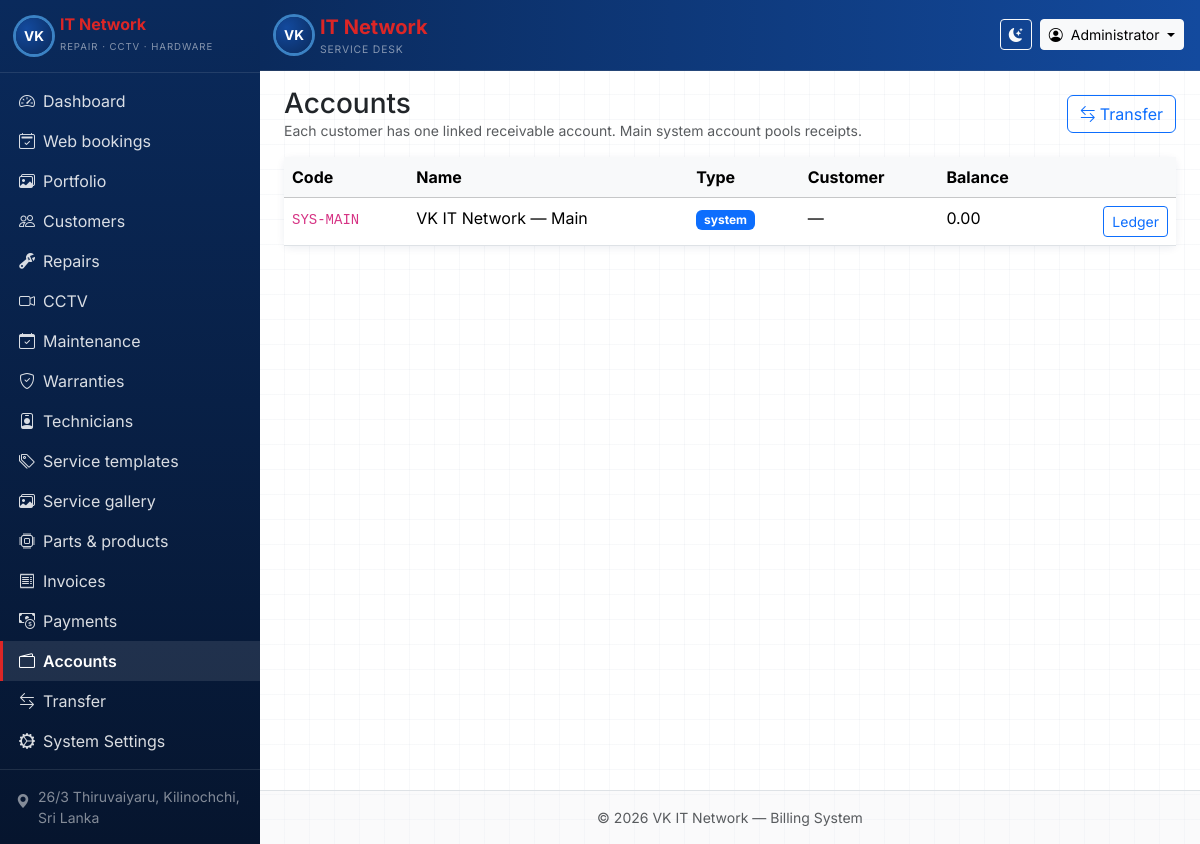
/modules/accounts/list.php (signed in), run on the app's committed database.
### tables this page shows
CREATE TABLE users (
  id INT UNSIGNED AUTO_INCREMENT PRIMARY KEY,
  username VARCHAR(64) NOT NULL UNIQUE,
  password_hash VARCHAR(255) NOT NULL,
  fullname VARCHAR(128) DEFAULT NULL,
  role ENUM('admin','technician') NOT NULL DEFAULT 'admin',
  technician_id INT UNSIGNED DEFAULT NULL,
  created_at TIMESTAMP DEFAULT CURRENT_TIMESTAMP,
  CONSTRAINT fk_users_technician FOREIGN KEY (technician_id) REFERENCES technicians(id) ON DELETE SET NULL
);

CREATE TABLE accounts (
  id INT UNSIGNED AUTO_INCREMENT PRIMARY KEY,
  code VARCHAR(32) NOT NULL UNIQUE,
  name VARCHAR(255) NOT NULL,
  account_type ENUM('system','customer') NOT NULL DEFAULT 'customer',
  customer_id INT UNSIGNED DEFAULT NULL,
  current_balance DECIMAL(14,2) NOT NULL DEFAULT 0.00,
  created_at TIMESTAMP DEFAULT CURRENT_TIMESTAMP,
  UNIQUE KEY uq_accounts_customer (customer_id),
  CONSTRAINT fk_accounts_customer FOREIGN KEY (customer_id) REFERENCES customers(id) ON DELETE RESTRICT
);

### includes/functions.php (called while the page is built, shortened)
<?php
function e(?string $s): string
{
    return htmlspecialchars((string) $s, ENT_QUOTES | ENT_SUBSTITUTE, 'UTF-8');
}
function users_has_role_column(PDO $pdo): bool
{
    $st = $pdo->prepare(
        'SELECT 1 FROM information_schema.COLUMNS WHERE TABLE_SCHEMA = DATABASE() AND TABLE_NAME = ? AND COLUMN_NAME = ? LIMIT 1'
    );
    $st->execute(['users', 'role']);
    $v = (bool) $st->fetchColumn();
    return $v;
}
function current_user(PDO $pdo): ?array
{
    if (users_has_role_column($pdo)) {
        $st = $pdo->prepare('SELECT id, username, fullname, role, technician_id FROM users WHERE id = ? LIMIT 1');
    } else {
        $st = $pdo->prepare('SELECT id, username, fullname FROM users WHERE id = ? LIMIT 1');
    }
    $st->execute([(int) $_SESSION['user_id']]);
    $u = $st->fetch();
    return $u ?: null;
}

### includes/layout_init.php (called while the page is built, shortened)
<?php
$pdo = db();
$currentUser = current_user($pdo);

### modules/accounts/list.php (the view, shortened to what this page needs)
<?php
require_once dirname(__DIR__, 2) . '/includes/layout_start.php';
$rows = $pdo->query(
    'SELECT a.*, c.name AS customer_name
     FROM accounts a
     LEFT JOIN customers c ON c.id = a.customer_id
     ORDER BY a.account_type DESC, a.code ASC'
)->fetchAll();
?>
<div class="d-flex flex-column flex-md-row justify-content-between align-items-start align-items-md-center gap-2 mb-3">
    <div>
        <h1 class="h3 mb-0">Accounts</h1>
        <p class="text-muted small mb-0">Each customer has one linked receivable account. Main system account pools receipts.</p>
    </div>
    <a class="btn btn-outline-primary" href="<?= e(BASE_URL) ?>/modules/accounts/transfer.php"><i class="bi bi-arrow-left-right me-1"></i>Transfer</a>
</div>
<div class="card vk-card">
    <div class="table-responsive table-responsive-stack">
        <table class="table table-hover mb-0 sortable">
            <thead class="table-light">
                <tr>
                    <th data-sort="0">Code</th>
                    <th data-sort="1">Name</th>
                    <th data-sort="2">Type</th>
                    <th data-sort="3">Customer</th>
                    <th data-sort="4" data-type="number">Balance</th>
                    <th></th>
                </tr>
            </thead>
            <tbody>
                <?php foreach ($rows as $r): ?>
                    <tr>
                        <td><code><?= e($r['code']) ?></code></td>
                        <td><?= e($r['name']) ?></td>
                        <td><span class="badge text-bg-<?= $r['account_type'] === 'system' ? 'primary' : 'secondary' ?>"><?= e($r['account_type']) ?></span></td>
                        <td><?= e($r['customer_name'] ?? '—') ?></td>
                        <td><?= e(number_format((float) $r['current_balance'], 2)) ?></td>
                        <td class="text-end">
                            <a class="btn btn-sm btn-outline-primary" href="<?= e(BASE_URL) ?>/modules/accounts/ledger.php?id=<?= (int) $r['id'] ?>">Ledger</a>
                        </td>
                    </tr>
                <?php endforeach; ?>
            </tbody>
        </table>
    </div>
</div>
<?php require_once dirname(__DIR__, 2) . '/includes/layout_end.php'; ?>

### includes/navbar.php (shortened to what this page needs)
<?php
$cu = $currentUser ?? null;
?>
<nav class="navbar navbar-expand-lg navbar-dark vk-navbar border-bottom border-secondary border-opacity-25 sticky-top">
    <div class="container-fluid px-3">
        <a class="navbar-brand d-flex align-items-center gap-2 py-1" href="<?= e(BASE_URL) ?>/modules/dashboard.php">
            <span class="vk-logo-sm rounded-circle d-flex align-items-center justify-content-center fw-bold text-white">VK</span>
            <span class="d-none d-sm-inline">
                <span class="vk-brand-red fw-bold">IT Network</span>
                <small class="d-block text-white-50 text-uppercase" style="font-size: 0.65rem; letter-spacing: 0.08em;">Service desk</small>
            </span>
        </a>
        <div class="ms-auto d-flex align-items-center gap-2">
            <button type="button" class="btn btn-sm btn-outline-light" id="themeToggle" title="Toggle theme" aria-label="Toggle dark mode">
                <i class="bi bi-moon-stars-fill" id="themeIconDark"></i>
            </button>
            <div class="dropdown">
                <button class="btn btn-sm btn-light dropdown-toggle" type="button" data-bs-toggle="dropdown" aria-expanded="false">
                    <i class="bi bi-person-circle me-1"></i>
                    <span class="d-none d-md-inline"><?= e($cu['fullname'] ?? $cu['username'] ?? 'User') ?></span>
                </button>
            </div>
        </div>
    </div>
</nav>

### assets/css/style.css (style rules this page uses)
:root { --vk-blue-deep: #0a2a5c; --vk-blue-mid: #134a9e; --vk-blue-ring: #3b82c4; --vk-red-brand: #dc2626; --vk-grid: rgba(255, 255, 255, 0.06); }
body.vk-app { font-family: 'Inter', system-ui, -apple-system, sans-serif; }
.vk-navbar { background: linear-gradient(90deg, var(--vk-blue-deep), var(--vk-blue-mid)); }
.vk-logo-sm { width: 36px; height: 36px; font-size: 0.85rem; background: radial-gradient(circle at 30% 30%, var(--vk-blue-mid), var(--vk-blue-deep)); box-shadow: 0 0 0 3px var(--vk-blue-ring); }
.vk-brand-red { color: var(--vk-red-brand) !important; }
.vk-card { border: none; box-shadow: 0 0.125rem 0.5rem rgba(10, 42, 92, 0.08); }
.table-responsive-stack { overflow-x: auto; -webkit-overflow-scrolling: touch; }
.sortable th[data-sort] { cursor: pointer; user-select: none; }

### data on the page
users: fullname "Administrator"
accounts: code "SYS-MAIN", name "VK IT Network — Main", account_type "system", customer_name "—", current_balance "0.00"
